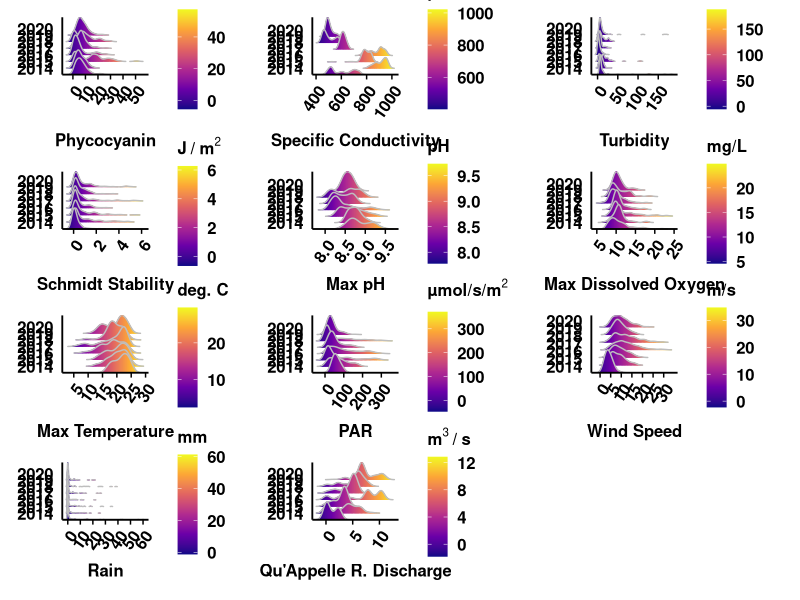

Source code (R):
library(tidyverse)
library(here)
library(patchwork)
library(ggridges)

#Data
all_dat <- read_csv(here('data/processed_data', 'BP_all_June72022.csv'))

#Qu'appelle at Elbow drop structure daily flow data
quap_dat <- read_csv(here('data/raw_data', 'stationO5JG006_parms.csv'))

quap_dat <- quap_dat %>% filter(PARAM == 1, YEAR > 2013)%>% 
  rename('DOY' = DD,
         "Quap_Flow" = Value) %>%
  select(YEAR, DOY, Quap_Flow)

#join flow and weather to larger data file
all_dat <- all_dat %>% left_join(quap_dat, by = c("Year" = "YEAR", "DOY" = "DOY"))

#Ridge Density Plots (Figure 4)

phyco <- ggplot(all_dat, aes(x = PhycoRFUShallow, y = factor(Year), fill = stat(x))) +
  geom_density_ridges_gradient(scale = 3, rel_min_height = 0.001, colour= "grey") +
  scale_x_continuous(breaks = seq(0,55, 10)) + 
  scale_fill_viridis_c(option = "plasma", direction = 1, name = "RFU") +
  scale_y_discrete(expand = c(0,0))+
  labs(x = "Phycocyanin", y = NULL) +
  theme_ridges(grid = FALSE, center_axis_labels = TRUE)+
  theme(axis.text.x = element_text(angle=55, hjust=1, vjust=1, face = "bold", size = 12),
        axis.text.y = element_text(face = "bold", size = 12),
        axis.title.x = element_text(face = "bold", size =12),
        axis.title.y = element_text(face = "bold", size = 12),
        panel.grid.major = element_blank(),
        panel.grid.minor = element_blank(),
        axis.ticks.y = element_blank(),
        axis.line = element_line(),
        legend.text = element_text(face = "bold", size = 12),
        legend.title = element_text(face = "bold", size =12))


turb <- ggplot(all_dat, aes(x = TurbShallow, y = factor(Year), fill = stat(x))) +
  geom_density_ridges_gradient(scale = 3, rel_min_height = 0.001, colour= "grey") +
  scale_x_continuous() + 
  scale_fill_viridis_c(option = "plasma", direction = 1, name = "NTU") +
  scale_y_discrete(expand = c(0,0))+
  labs(x = "Turbidity", y = NULL) +
  theme_ridges(grid = FALSE, center_axis_labels = TRUE)+
  theme(axis.text.x = element_text(angle=55, hjust=1, vjust=1, face = "bold", size = 12),
        axis.text.y = element_text(face = "bold", size = 12),
        axis.title.x = element_text(face = "bold", size =12),
        axis.title.y = element_text(face = "bold", size = 12),
        panel.grid.major = element_blank(),
        panel.grid.minor = element_blank(),
        axis.ticks.y = element_blank(),
        axis.line = element_line(),
        legend.text = element_text(face = "bold", size = 12),
        legend.title = element_text(face = "bold", size =12))

cond <- ggplot(all_dat, aes(x = SpCondShallow, y = factor(Year), fill = stat(x))) +
  geom_density_ridges_gradient(scale = 3, rel_min_height = 0.001, colour= "grey") +
  scale_x_continuous() + 
  scale_fill_viridis_c(option = "plasma", direction = 1, name = "µS/cm") +
  scale_y_discrete(expand = c(0,0))+
  labs(x = "Specific Conductivity", y = NULL) +
  theme_ridges(grid = FALSE, center_axis_labels = TRUE)+
  theme(axis.text.x = element_text(angle=55, hjust=1, vjust=1, face = "bold", size = 12),
        axis.text.y = element_text(face = "bold", size = 12),
        axis.title.x = element_text(face = "bold", size =12),
        axis.title.y = element_text(face = "bold", size = 12),
        panel.grid.major = element_blank(),
        panel.grid.minor = element_blank(),
        axis.ticks.y = element_blank(),
        axis.line = element_line(),
        legend.text = element_text(face = "bold", size = 12),
        legend.title = element_text(face = "bold", size =12))


PAR <- ggplot(all_dat, aes(x = PARW2, y = factor(Year), fill = stat(x))) +
  geom_density_ridges_gradient(scale = 3, rel_min_height = 0.001, colour = "grey") +
  scale_x_continuous() + 
  scale_fill_viridis_c(option = "plasma", direction = 1, name = expression(bold("µmol/s/m" ^2))) +
  scale_y_discrete(expand = c(0,0))+
  labs(x = "PAR", y = NULL) +
  theme_ridges(grid = FALSE, center_axis_labels = TRUE)+
  theme(axis.text.x = element_text(angle=55, hjust=1, vjust=1, face = "bold", size = 12),
        axis.text.y = element_text(face = "bold", size = 12),
        axis.title.x = element_text(face = "bold", size =12),
        axis.title.y = element_text(face = "bold", size = 12),
        panel.grid.major = element_blank(),
        panel.grid.minor = element_blank(),
        axis.ticks.y = element_blank(),
        axis.line = element_line(),
        legend.text = element_text(face = "bold", size = 12),
        legend.title = element_text(face = "bold", size =12))



wind <- ggplot(all_dat, aes(x = WindSp, y = factor(Year), fill = stat(x))) +
  geom_density_ridges_gradient(scale = 3, rel_min_height = 0.001, colour = "grey") +
  scale_x_continuous(breaks = seq(0,30, 5)) + 
  scale_fill_viridis_c(option = "plasma", direction = 1, name = "m/s") +
  scale_y_discrete(expand = c(0,0))+
  labs(x = "Wind Speed", y = NULL) +
  theme_ridges(grid = FALSE, center_axis_labels = TRUE)+
  theme(axis.text.x = element_text(angle=55, hjust=1, vjust=1, face = "bold", size = 12),
        axis.text.y = element_text(face = "bold", size = 12),
        axis.title.x = element_text(face = "bold", size =12),
        axis.title.y = element_text(face = "bold", size = 12),
        panel.grid.major = element_blank(),
        panel.grid.minor = element_blank(),
        axis.ticks.y = element_blank(),
        axis.line = element_line(),
        legend.text = element_text(face = "bold", size = 12),
        legend.title = element_text(face = "bold", size =12))


rain <- ggplot(all_dat, aes(x = Total_Precip_mm, y = factor(Year), fill = stat(x))) +
  geom_density_ridges_gradient(scale = 3, rel_min_height = 0.001, colour = "grey") +
  scale_x_continuous(breaks = seq(0,70, 10)) + 
  scale_fill_viridis_c(option = "plasma", direction = 1, name = "mm") +
  scale_y_discrete(expand = c(0,0))+
  labs(x = "Rain", y = NULL) +
  theme_ridges(grid = FALSE, center_axis_labels = TRUE)+
  theme(axis.text.x = element_text(angle=55, hjust=1, vjust=1, face = "bold", size = 12),
        axis.text.y = element_text(face = "bold", size = 12),
        axis.title.x = element_text(face = "bold", size =12),
        axis.title.y = element_text(face = "bold", size = 12),
        panel.grid.major = element_blank(),
        panel.grid.minor = element_blank(),
        axis.ticks.y = element_blank(),
        axis.line = element_line(),
        legend.text = element_text(face = "bold", size = 12),
        legend.title = element_text(face = "bold", size =12))


flow <- ggplot(all_dat, aes(x = Quap_Flow, y = factor(Year), fill = stat(x))) +
  geom_density_ridges_gradient(scale = 3, rel_min_height = 0.001, colour = "grey") +
  scale_x_continuous(breaks = seq(0,20, 5)) + 
  scale_fill_viridis_c(option = "plasma", direction = 1, name = expression(bold(m^3~"/"~s))) +
  scale_y_discrete(expand = c(0,0))+
  labs(x = "Qu'Appelle R. Discharge", y = NULL) +
  theme_ridges(grid = FALSE, center_axis_labels = TRUE)+
  theme(axis.text.x = element_text(angle=55, hjust=1, vjust=1, face = "bold", size = 12),
        axis.text.y = element_text(face = "bold", size = 12),
        axis.title.x = element_text(face = "bold", size =12),
        axis.title.y = element_text(face = "bold", size = 12),
        panel.grid.major = element_blank(),
        panel.grid.minor = element_blank(),
        axis.ticks.y = element_blank(),
        axis.line = element_line(),
        legend.text = element_text(face = "bold", size = 12),
        legend.title = element_text(face = "bold", size =12))



schmidt <- ggplot(all_dat, aes(x = Schmidt, y = factor(Year), fill = stat(x))) +
  geom_density_ridges_gradient(scale = 3, rel_min_height = 0.001, colour = "grey") +
  scale_x_continuous() + 
  scale_fill_viridis_c(option = "plasma", direction = 1, name = expression(bold(J~"/"~m^2))) +
  scale_y_discrete(expand = c(0,0))+
  labs(x = "Schmidt Stability", y = NULL) +
  theme_ridges(grid = FALSE, center_axis_labels = TRUE)+
  theme(axis.text.x = element_text(angle=55, hjust=1, vjust=1, face = "bold", size = 12),
        axis.text.y = element_text(face = "bold", size = 12),
        axis.title.x = element_text(face = "bold", size =12),
        axis.title.y = element_text(face = "bold", size = 12),
        panel.grid.major = element_blank(),
        panel.grid.minor = element_blank(),
        axis.ticks.y = element_blank(),
        axis.line = element_line(),
        legend.text = element_text(face = "bold", size = 12),
        legend.title = element_text(face = "bold", size =12))


pH_max <- ggplot(all_dat, aes(x = pHShallow_max, y = factor(Year), fill = stat(x))) +
  geom_density_ridges_gradient(scale = 3, rel_min_height = 0.001, colour= "grey") +
  scale_x_continuous() + 
  scale_fill_viridis_c(option = "plasma", direction = 1, name = "pH") +
  scale_y_discrete(expand = c(0,0))+
  labs(x = "Max pH", y = NULL) +
  theme_ridges(grid = FALSE, center_axis_labels = TRUE)+
  theme(axis.text.x = element_text(angle=55, hjust=1, vjust=1, face = "bold", size = 12),
        axis.text.y = element_text(face = "bold", size = 12),
        axis.title.x = element_text(face = "bold", size =12),
        axis.title.y = element_text(face = "bold", size = 12),
        panel.grid.major = element_blank(),
        panel.grid.minor = element_blank(),
        axis.ticks.y = element_blank(),
        axis.line = element_line(),
        legend.text = element_text(face = "bold", size = 12),
        legend.title = element_text(face = "bold", size =12))

  
temp_max <- ggplot(all_dat, aes(x = TempShallow_max, y = factor(Year), fill = stat(x))) +
    geom_density_ridges_gradient(scale = 3, rel_min_height = 0.001, colour= "grey") +
    scale_x_continuous(breaks = seq(0,35,5)) + 
    scale_fill_viridis_c(option = "plasma", direction = 1, name = "deg. C") +
  scale_y_discrete(expand = c(0,0))+
    labs(x = "Max Temperature", y = NULL) +
    theme_ridges(grid = FALSE, center_axis_labels = TRUE)+
  theme(axis.text.x = element_text(angle=55, hjust=1, vjust=1, face = "bold", size = 12),
        axis.text.y = element_text(face = "bold", size = 12),
        axis.title.x = element_text(face = "bold", size =12),
        axis.title.y = element_text(face = "bold", size = 12),
        panel.grid.major = element_blank(),
        panel.grid.minor = element_blank(),
        axis.ticks.y = element_blank(),
        axis.line = element_line(),
        legend.text = element_text(face = "bold", size = 12),
        legend.title = element_text(face = "bold", size =12))

  
ODO_max <- ggplot(all_dat, aes(x = ODOShallow_max, y = factor(Year), fill = stat(x))) +
    geom_density_ridges_gradient(scale = 3, rel_min_height = 0.001, colour= "grey") +
    scale_x_continuous() + 
    scale_fill_viridis_c(option = "plasma", direction = 1, name = "mg/L") +
  scale_y_discrete(expand = c(0,0))+
    labs(x = "Max Dissolved Oxygen", y = NULL) +
    theme_ridges(grid = FALSE, center_axis_labels = TRUE)+
  theme(axis.text.x = element_text(angle=55, hjust=1, vjust=1, face = "bold", size = 12),
        axis.text.y = element_text(face = "bold", size = 12),
        axis.title.x = element_text(face = "bold", size =12),
        axis.title.y = element_text(face = "bold", size = 12),
        panel.grid.major = element_blank(),
        panel.grid.minor = element_blank(),
        axis.ticks.y = element_blank(),
        axis.line = element_line(),
        legend.text = element_text(face = "bold", size = 12),
        legend.title = element_text(face = "bold", size =12))


##Figure 5 - multipanel ridge density plot

#Patchwork plot
layout <- "
AABBCC#
DDEEFF#
GGHHII#
JJKK###
"

phyco + cond + turb + schmidt + pH_max + ODO_max + temp_max + PAR + wind + rain + flow + plot_layout(design = layout)


#BPWTP Phosphorus (Figure 6)
Phos_tot <- ggplot(all_dat, aes(x = Phosphate_total, y = factor(Year), fill = stat(x))) +
  geom_density_ridges_gradient(scale = 3, rel_min_height = 0.001, colour= "grey", jittered_points = TRUE, point_colour = "black") +
  scale_x_continuous(limits = c(0, 250)) + 
  scale_fill_viridis_c(option = "plasma", direction = 1, name = "µg P/L") +
  scale_y_discrete(expand = c(0,0))+
  labs(x = "Total Phosphorus", y = NULL) +
  theme_ridges(grid = FALSE, center_axis_labels = TRUE)+
  theme(axis.text.x = element_text(angle=55, hjust=1, vjust=1, face = "bold", size = 12),
        axis.text.y = element_text(face = "bold", size = 12),
        axis.title.x = element_text(face = "bold", size =12),
        axis.title.y = element_text(face = "bold", size = 12),
        panel.grid.major = element_blank(),
        panel.grid.minor = element_blank(),
        axis.ticks.y = element_blank(),
        axis.line = element_line(),
        legend.text = element_text(face = "bold", size = 12),
        legend.title = element_text(face = "bold", size =12))

  
  
  
  
  
 


